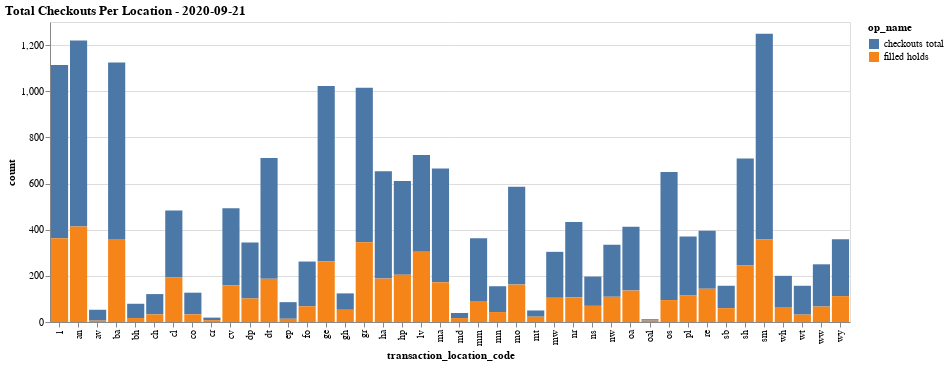

Notebook cell for this chart:
### Code cell
# first set the transaction date to a datetime that pandas / altair can use in the chart display (hover-over)
df['transaction_date'] = pd.to_datetime(df['transaction_date'])

# filter the dataframe
# source = df[df['op_name'] == 'checkouts total']
source = df

alt.Chart(source).mark_bar().encode(
    
    x=alt.X('transaction_location_code'),
    y=alt.Y('count', ),
    color='op_name',
    tooltip=['transaction_date', 'transaction_location_code', 'op_name', 'count']
).properties(
    title='Total Checkouts Per Location - {}'.format(search_date),
    width=800,
).configure_title(
    # fontSize=20,
    anchor='start',
)

### Figure 1 — Vega-Lite specification as saved in the notebook (floating-point values rounded to 4 significant figures)
{"config": {"view": {"continuousWidth": 400, "continuousHeight": 300}, "title": {"anchor": "start"}}, "data": {"name": "data-8df0edf8f1d628b9120410e203fa3221"}, "mark": "bar", "encoding": {"color": {"type": "nominal", "field": "op_name"}, "tooltip": [{"type": "temporal", "field": "transaction_date"}, {"type": "nominal", "field": "transaction_location_code"}, {"type": "nominal", "field": "op_name"}, {"type": "quantitative", "field": "count"}], "x": {"type": "nominal", "field": "transaction_location_code"}, "y": {"type": "quantitative", "field": "count"}}, "title": "Total Checkouts Per Location - 2020-09-21", "width": 800, "$schema": "https://vega.github.io/schema/vega-lite/v4.8.1.json", "datasets": {"data-8df0edf8f1d628b9120410e203fa3221": [{"op_name": "checkouts total", "transaction_location_code": "1", "transaction_date": "2020-09-21T00:00:00", "count": 751}, {"op_name": "checkouts total", "transaction_location_code": "an", "transaction_date": "2020-09-21T00:00:00", "count": 806}, {"op_name": "checkouts total", "transaction_location_code": "av", "transaction_date": "2020-09-21T00:00:00", "count": 47}, {"op_name": "checkouts total", "transaction_location_code": "ba", "transaction_date": "2020-09-21T00:00:00", "count": 764}, {"op_name": "checkouts total", "transaction_location_code": "bh", "transaction_date": "2020-09-21T00:00:00", "count": 62}, {"op_name": "checkouts total", "transaction_location_code": "ch", "transaction_date": "2020-09-21T00:00:00", "count": 88}, {"op_name": "checkouts total", "transaction_location_code": "cl", "transaction_date": "2020-09-21T00:00:00", "count": 290}, {"op_name": "checkouts total", "transaction_location_code": "co", "transaction_date": "2020-09-21T00:00:00", "count": 94}, {"op_name": "checkouts total", "transaction_location_code": "cr", "transaction_date": "2020-09-21T00:00:00", "count": 11}, {"op_name": "checkouts total", "transaction_location_code": "cv", "transaction_date": "2020-09-21T00:00:00", "count": 335}, {"op_name": "checkouts total", "transaction_location_code": "dp", "transaction_date": "2020-09-21T00:00:00", "count": 242}, {"op_name": "checkouts total", "transaction_location_code": "dt", "transaction_date": "2020-09-21T00:00:00", "count": 524}, {"op_name": "checkouts total", "transaction_location_code": "ep", "transaction_date": "2020-09-21T00:00:00", "count": 72}, {"op_name": "checkouts total", "transaction_location_code": "fo", "transaction_date": "2020-09-21T00:00:00", "count": 194}, {"op_name": "checkouts total", "transaction_location_code": "ge", "transaction_date": "2020-09-21T00:00:00", "count": 760}, {"op_name": "checkouts total", "transaction_location_code": "gh", "transaction_date": "2020-09-21T00:00:00", "count": 71}, {"op_name": "checkouts total", "transaction_location_code": "gr", "transaction_date": "2020-09-21T00:00:00", "count": 669}, {"op_name": "checkouts total", "transaction_location_code": "ha", "transaction_date": "2020-09-21T00:00:00", "count": 465}, {"op_name": "checkouts total", "transaction_location_code": "hp", "transaction_date": "2020-09-21T00:00:00", "count": 406}, {"op_name": "checkouts total", "transaction_location_code": "lv", "transaction_date": "2020-09-21T00:00:00", "count": 420}, {"op_name": "checkouts total", "transaction_location_code": "ma", "transaction_date": "2020-09-21T00:00:00", "count": 493}, {"op_name": "checkouts total", "transaction_location_code": "md", "transaction_date": "2020-09-21T00:00:00", "count": 22}, {"op_name": "checkouts total", "transaction_location_code": "mm", "transaction_date": "2020-09-21T00:00:00", "count": 272}, {"op_name": "checkouts total", "transaction_location_code": "mn", "transaction_date": "2020-09-21T00:00:00", "count": 112}, {"op_name": "checkouts total", "transaction_location_code": "mo", "transaction_date": "2020-09-21T00:00:00", "count": 424}, {"op_name": "checkouts total", "transaction_location_code": "mt", "transaction_date": "2020-09-21T00:00:00", "count": 27}, {"op_name": "checkouts total", "transaction_location_code": "mw", "transaction_date": "2020-09-21T00:00:00", "count": 199}, {"op_name": "checkouts total", "transaction_location_code": "nr", "transaction_date": "2020-09-21T00:00:00", "count": 326}, {"op_name": "checkouts total", "transaction_location_code": "ns", "transaction_date": "2020-09-21T00:00:00", "count": 127}, {"op_name": "checkouts total", "transaction_location_code": "nw", "transaction_date": "2020-09-21T00:00:00", "count": 226}, {"op_name": "checkouts total", "transaction_location_code": "oa", "transaction_date": "2020-09-21T00:00:00", "count": 277}, {"op_name": "checkouts total", "transaction_location_code": "oal", "transaction_date": "2020-09-21T00:00:00", "count": 6}, {"op_name": "checkouts total", "transaction_location_code": "os", "transaction_date": "2020-09-21T00:00:00", "count": 555}, {"op_name": "checkouts total", "transaction_location_code": "pl", "transaction_date": "2020-09-21T00:00:00", "count": 256}, {"op_name": "checkouts total", "transaction_location_code": "re", "transaction_date": "2020-09-21T00:00:00", "count": 251}, {"op_name": "checkouts total", "transaction_location_code": "sb", "transaction_date": "2020-09-21T00:00:00", "count": 97}, {"op_name": "checkouts total", "transaction_location_code": "sh", "transaction_date": "2020-09-21T00:00:00", "count": 464}, {"op_name": "checkouts total", "transaction_location_code": "sm", "transaction_date": "2020-09-21T00:00:00", "count": 890}, {"op_name": "checkouts total", "transaction_location_code": "wh", "transaction_date": "2020-09-21T00:00:00", "count": 135}, {"op_name": "checkouts total", "transaction_location_code": "wt", "transaction_date": "2020-09-21T00:00:00", "count": 125}, {"op_name": "checkouts total", "transaction_location_code": "ww", "transaction_date": "2020-09-21T00:00:00", "count": 183}, {"op_name": "checkouts total", "transaction_location_code": "wy", "transaction_date": "2020-09-21T00:00:00", "count": 247}, {"op_name": "filled holds", "transaction_location_code": "1", "transaction_date": "2020-09-21T00:00:00", "count": 363}, {"op_name": "filled holds", "transaction_location_code": "an", "transaction_date": "2020-09-21T00:00:00", "count": 414}, {"op_name": "filled holds", "transaction_location_code": "av", "transaction_date": "2020-09-21T00:00:00", "count": 6}, {"op_name": "filled holds", "transaction_location_code": "ba", "transaction_date": "2020-09-21T00:00:00", "count": 360}, {"op_name": "filled holds", "transaction_location_code": "bh", "transaction_date": "2020-09-21T00:00:00", "count": 17}, {"op_name": "filled holds", "transaction_location_code": "ch", "transaction_date": "2020-09-21T00:00:00", "count": 33}, {"op_name": "filled holds", "transaction_location_code": "cl", "transaction_date": "2020-09-21T00:00:00", "count": 193}, {"op_name": "filled holds", "transaction_location_code": "co", "transaction_date": "2020-09-21T00:00:00", "count": 33}, {"op_name": "filled holds", "transaction_location_code": "cr", "transaction_date": "2020-09-21T00:00:00", "count": 8}, {"op_name": "filled holds", "transaction_location_code": "cv", "transaction_date": "2020-09-21T00:00:00", "count": 158}, {"op_name": "filled holds", "transaction_location_code": "dp", "transaction_date": "2020-09-21T00:00:00", "count": 102}, {"op_name": "filled holds", "transaction_location_code": "dt", "transaction_date": "2020-09-21T00:00:00", "count": 187}, {"op_name": "filled holds", "transaction_location_code": "ep", "transaction_date": "2020-09-21T00:00:00", "count": 14}, {"op_name": "filled holds", "transaction_location_code": "fo", "transaction_date": "2020-09-21T00:00:00", "count": 68}, {"op_name": "filled holds", "transaction_location_code": "ge", "transaction_date": "2020-09-21T00:00:00", "count": 263}, {"op_name": "filled holds", "transaction_location_code": "gh", "transaction_date": "2020-09-21T00:00:00", "count": 53}, {"op_name": "filled holds", "transaction_location_code": "gr", "transaction_date": "2020-09-21T00:00:00", "count": 346}, {"op_name": "filled holds", "transaction_location_code": "ha", "transaction_date": "2020-09-21T00:00:00", "count": 188}, {"op_name": "filled holds", "transaction_location_code": "hp", "transaction_date": "2020-09-21T00:00:00", "count": 205}, {"op_name": "filled holds", "transaction_location_code": "lv", "transaction_date": "2020-09-21T00:00:00", "count": 304}, {"op_name": "filled holds", "transaction_location_code": "ma", "transaction_date": "2020-09-21T00:00:00", "count": 172}, {"op_name": "filled holds", "transaction_location_code": "md", "transaction_date": "2020-09-21T00:00:00", "count": 17}, {"op_name": "filled holds", "transaction_location_code": "mm", "transaction_date": "2020-09-21T00:00:00", "count": 91}, {"op_name": "filled holds", "transaction_location_code": "mn", "transaction_date": "2020-09-21T00:00:00", "count": 43}, {"op_name": "filled holds", "transaction_location_code": "mo", "transaction_date": "2020-09-21T00:00:00", "count": 162}, {"op_name": "filled holds", "transaction_location_code": "mt", "transaction_date": "2020-09-21T00:00:00", "count": 23}, {"op_name": "filled holds", "transaction_location_code": "mw", "transaction_date": "2020-09-21T00:00:00", "count": 105}, {"op_name": "filled holds", "transaction_location_code": "nr", "transaction_date": "2020-09-21T00:00:00", "count": 107}, {"op_name": "filled holds", "transaction_location_code": "ns", "transaction_date": "2020-09-21T00:00:00", "count": 70}, {"op_name": "filled holds", "transaction_location_code": "nw", "transaction_date": "2020-09-21T00:00:00", "count": 109}, {"op_name": "filled holds", "transaction_location_code": "oa", "transaction_date": "2020-09-21T00:00:00", "count": 136}, {"op_name": "filled holds", "transaction_location_code": "oal", "transaction_date": "2020-09-21T00:00:00", "count": 6}, {"op_name": "filled holds", "transaction_location_code": "os", "transaction_date": "2020-09-21T00:00:00", "count": 95}, {"op_name": "filled holds", "transaction_location_code": "pl", "transaction_date": "2020-09-21T00:00:00", "count": 115}, {"op_name": "filled holds", "transaction_location_code": "re", "transaction_date": "2020-09-21T00:00:00", "count": 144}, {"op_name": "filled holds", "transaction_location_code": "sb", "transaction_date": "2020-09-21T00:00:00", "count": 60}, {"op_name": "filled holds", "transaction_location_code": "sh", "transaction_date": "2020-09-21T00:00:00", "count": 245}, {"op_name": "filled holds", "transaction_location_code": "sm", "transaction_date": "2020-09-21T00:00:00", "count": 359}, {"op_name": "filled holds", "transaction_location_code": "wh", "transaction_date": "2020-09-21T00:00:00", "count": 65}, {"op_name": "filled holds", "transaction_location_code": "wt", "transaction_date": "2020-09-21T00:00:00", "count": 32}, {"op_name": "filled holds", "transaction_location_code": "ww", "transaction_date": "2020-09-21T00:00:00", "count": 67}, {"op_name": "filled holds", "transaction_location_code": "wy", "transaction_date": "2020-09-21T00:00:00", "count": 112}]}}
